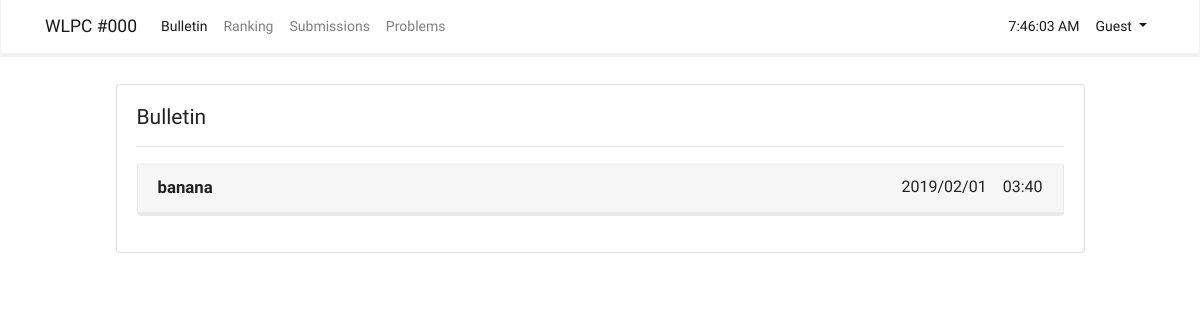
The app's page /bulletin, older data.
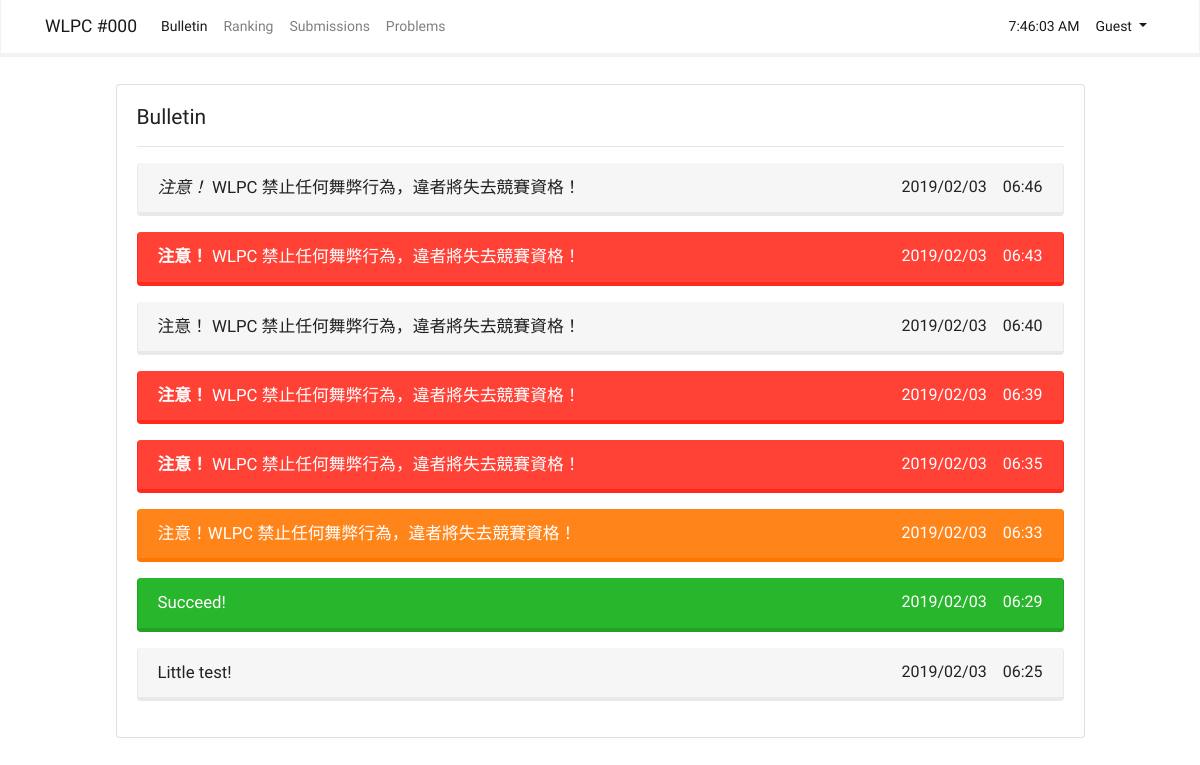
The same page, newer data.
### app/models.py (models this page shows, shortened)
class Message(db.Model):
    __tablename__ = 'messages'
    id = db.Column(db.Integer, primary_key = True)
    content = db.Column(db.Text(200))
    content_html = db.Column(db.Text)
    t = db.Column(db.String(20))
    create_time = db.Column(db.DateTime)

### app/main/views.py (the view, shortened to what this page needs)
@main.route('/bulletin', methods = ['GET', 'POST'])
def bulletin():
    form = MessgeForm()
    messages = Message.query.order_by(Message.create_time.desc()).all()
    return render_template('bulletin.html', current_time = datetime.utcnow(), form = form, messages = messages)

### app/templates/bulletin.html (shortened to what this page needs)
{% import "bootstrap/wtf.html" as wtf %}
{% extends "base.html" %}
{% block page_content %}
<div class="container" style="width: 90%">
    <div class="card">
        <div class="card-body">
            <h4 class="card-title">Bulletin</h4>
            <hr>
            {% for message in messages %}
            <div class="alert alert-{{ message.t }}">
                <span>{{ message.content_html | safe }}</span>
                <span class="float-right">{{ moment(message.create_time).format("YYYY/MM/DD　hh:mm") }}</span>
            </div>
            {% endfor %}
        </div>
    </div><br>
</div>
{% endblock %}

### app/templates/base.html (shortened to what this page needs)
{% extends "bootstrap/base.html" %}
{% block styles %}
<link rel="stylesheet" href="{{ url_for('static', filename='bootstrap.css') }}">
{% endblock %}
{% block navbar %}
<nav class="navbar navbar-expand-lg navbar-light bg-light fixed-top">
    <div class="container">
        <a class="navbar-brand" href="/">{{ config['CONTEST'] }}</a>
        <div class="collapse navbar-collapse" id="navbarColor03">
            <ul class="navbar-nav mr-auto">
                <li class="nav-item {{ 'active' if request.path.startswith('/bulletin') }}">
                    <a class="nav-link" href="{{ url_for('main.bulletin') }}">Bulletin<span class="sr-only">(current)</span></a>
                </li>
                <li class="nav-item {{ 'active' if request.path.startswith('/ranking') }}">
                    <a class="nav-link" href="{{ url_for('main.ranking') }}">Ranking</a>
                </li>
                <li class="nav-item {{ 'active' if request.path.startswith('/submissions') }}">
                    <a class="nav-link" href="{{ url_for('submission.list') }}">Submissions</a>
                </li>
                <li class="nav-item {{ 'active' if request.path.startswith('/problems') }}">
                    <a class="nav-link" href="{{ url_for('problem.problems') }}">Problems</a>
                </li>
            </ul>
            <ul class="navbar-nav my-lg-0">
                <li class="nav-item active">
                    <a class="nav-link" id="time">{{ moment(current_time).format('LTS') }}</a>
                </li>
                <li class="nav-item dropdown active">
                    {% if current_user.is_authenticated %}
                    <a class="nav-link dropdown-toggle" data-toggle="dropdown" href="#" id="themes">{{
                        current_user.username }} <span class="caret"></span></a>
                    <div class="dropdown-menu dropdown-menu-right">
                        <a class="dropdown-item" href="{{ url_for('auth.settings') }}">Settings</a>
                        <a class="dropdown-item" href="{{ url_for('submission.list_by_user', uid = current_user.id) }}">Submissions</a>
                        <div class="dropdown-divider"></div>
                        <a class="dropdown-item" href="{{ url_for('auth.signout') }}">Sign out</a>
                    </div>
                    {% else %}
                    <a class="nav-link dropdown-toggle" data-toggle="dropdown" href="#" id="themes">Guest </a>
                    {% endif %}
                </li>
            </ul>
        </div>
    </div>
</nav>
{% endblock %}
{% block content %}
<br>
<br>
<br>
<br>
<div class="container">
    {% block page_content %}{% endblock %}
</div><br><br>
{% endblock %}

Row changes from the older to the newer data that the page shows:
removed Message: content_html "banana", create_time "2019/02/01 03:40", t "light" (drawn)
added Message: content_html "注意！ WLPC 禁止任何舞弊行為，違者將失去競賽資格！", create_time "2019/02/03 06:46", t "light" (drawn)
added Message: content_html "注意！ WLPC 禁止任何舞弊行為，違者將失去競賽資格！", create_time "2019/02/03 06:43", t "danger" (drawn)
added Message: content_html "注意！ WLPC 禁止任何舞弊行為，違者將失去競賽資格！", create_time "2019/02/03 06:40", t "light" (drawn)
added Message: content_html "注意！ WLPC 禁止任何舞弊行為，違者將失去競賽資格！", create_time "2019/02/03 06:39", t "danger" (drawn)
added Message: content_html "注意！ WLPC 禁止任何舞弊行為，違者將失去競賽資格！", create_time "2019/02/03 06:35", t "danger" (drawn)
added Message: content_html "注意！WLPC 禁止任何舞弊行為，違者將失去競賽資格！", create_time "2019/02/03 06:33", t "warning" (drawn)
added Message: content_html "Succeed!", create_time "2019/02/03 06:29", t "success" (drawn)
added Message: content_html "Little test!", create_time "2019/02/03 06:25", t "light" (drawn)
